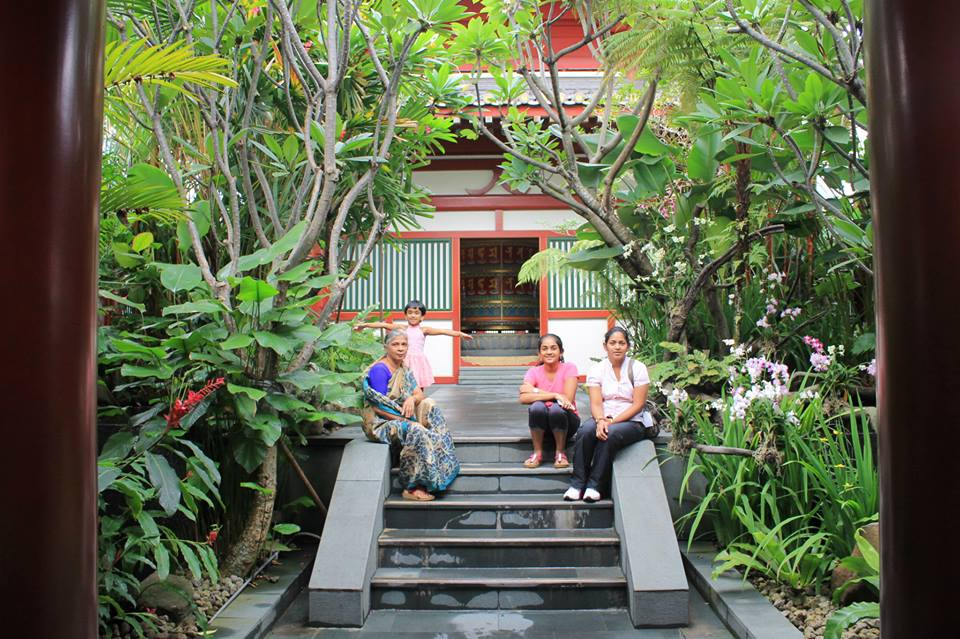
#> input picture Project-1/Singapore.jpg, 960 x 639 px, found by its file name
$ python ImageGray.py
#> lines starting #> are read from the running program, lines starting #| are printed output that depends on the picture
#import numpy and cv2 packages
import numpy as np
import cv2

#open image Singapore.jpg in gray (1 for color, 0 for grayscale, and -1 for unchanged)
img = cv2.imread("C:\\Users\\Riya Benoy\\Desktop\\OpenCV\\Project-1\\Singapore.jpg",0)
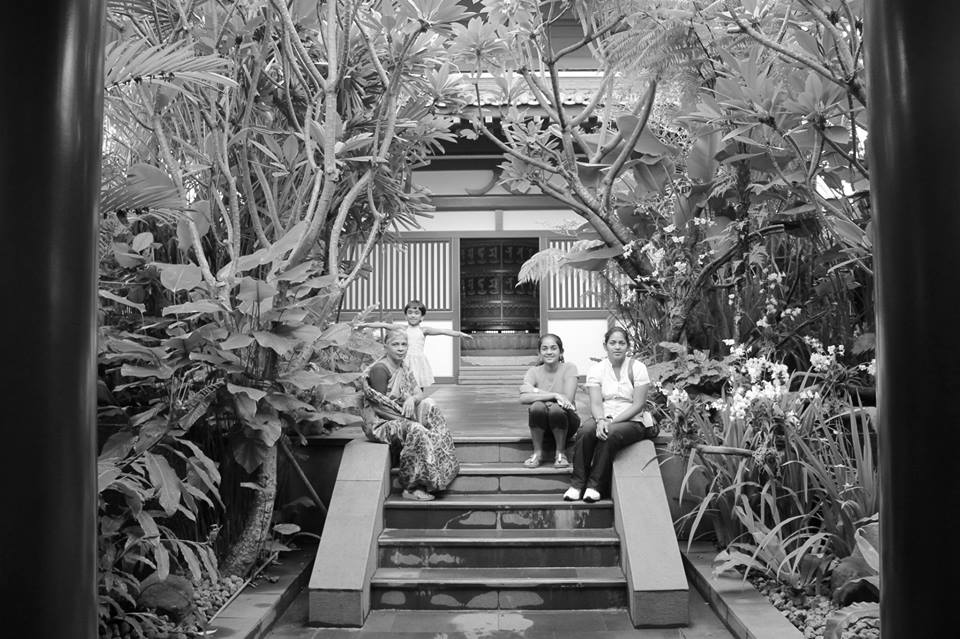
#> img: shape (639, 960); min 0, max 255, mean 98.6

#cv2.WINDOW_NORMAL helps to resize image on screen, else use cv2.WINDOW_AUTOSIZE
cv2.namedWindow('image', cv2.WINDOW_NORMAL)

#display image on screen
cv2.imshow('image',img)

#arguement 0 is used to take an action when a key is pressed, and that state is saved in k
k=cv2.waitKey(0)
#> (key e is pressed here)

#if keyboard key 'e' is pressed, escape action is done, where the displayed image is closed
if k == ord('e'):
    cv2.destroyAllWindows()

#if keyboard key 's' is pressed, save action is done, where the grayscaled image is saved and closed
elif k == ord('s'):
    cv2.imwrite("C:\\Users\\Riya Benoy\\Desktop\\OpenCV\\Project-1\\SingaporeGray.jpg",img)
    cv2.destroyAllWindows()
